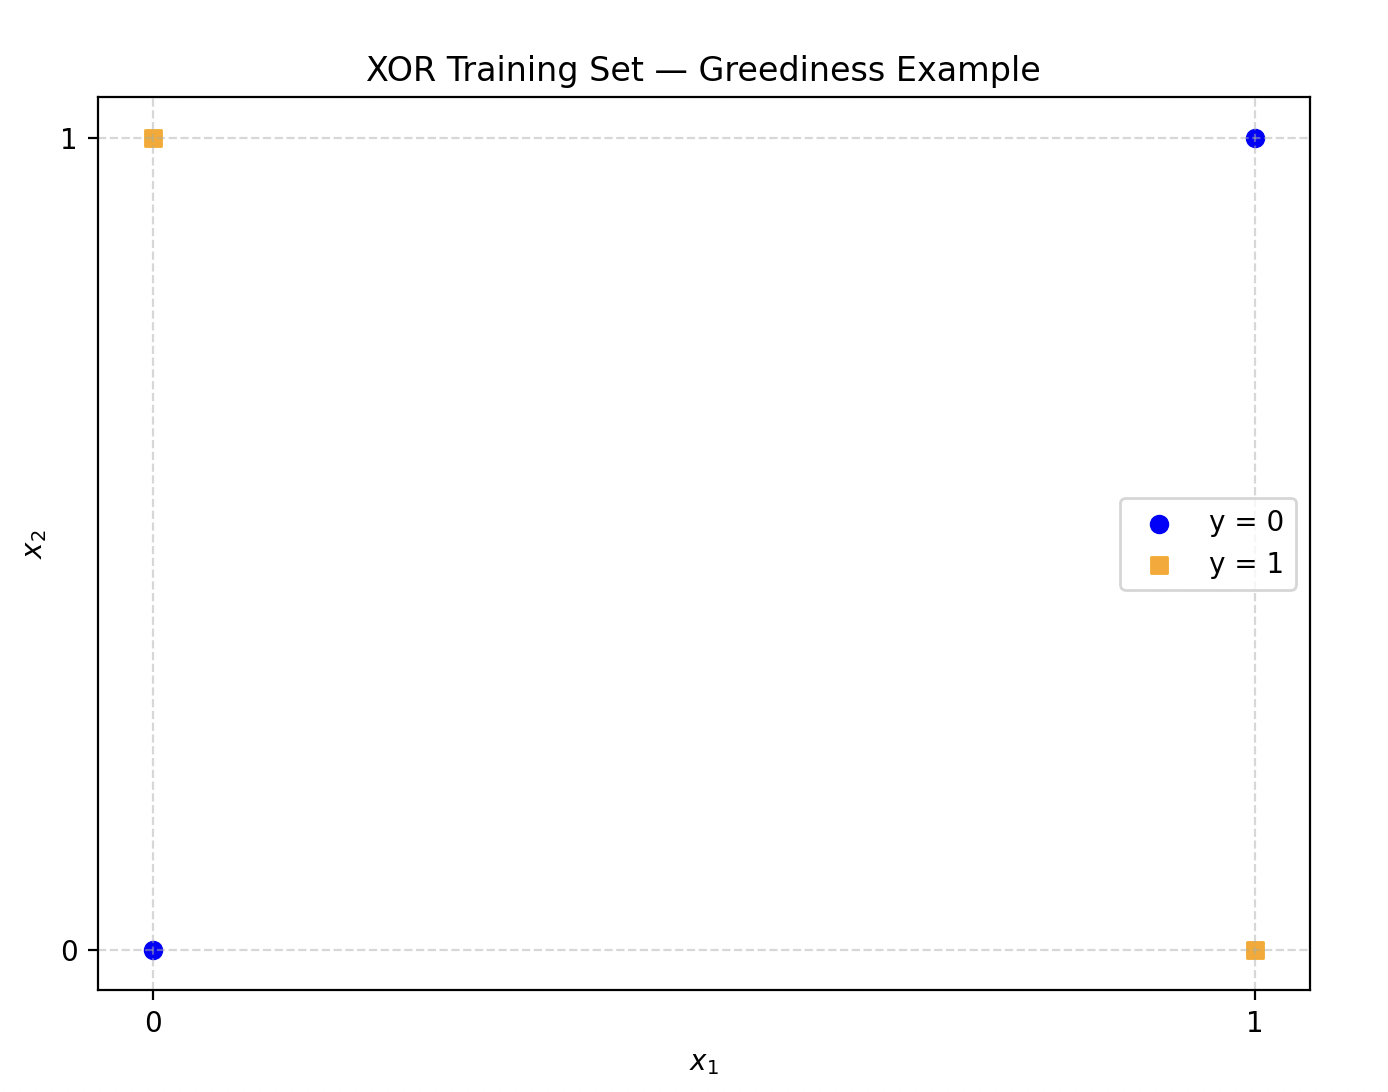

Python code for this plot:
import matplotlib.pyplot as plt

# XOR-like dataset
X = [(0, 0), (0, 1), (1, 0), (1, 1)]
y = [0, 1, 1, 0]

# Separate points by class for coloring
x0 = [X[i][0] for i in range(len(X)) if y[i] == 0]
y0 = [X[i][1] for i in range(len(X)) if y[i] == 0]

x1 = [X[i][0] for i in range(len(X)) if y[i] == 1]
y1 = [X[i][1] for i in range(len(X)) if y[i] == 1]

# Plot
plt.scatter(x0, y0, color='blue', marker='o', label='y = 0')
plt.scatter(x1, y1, color='orange', marker='s', label='y = 1')

plt.title("XOR Training Set — Greediness Example")
plt.xlabel("$x_1$")
plt.ylabel("$x_2$")
plt.xticks([0, 1])
plt.yticks([0, 1])
plt.grid(True, linestyle="--", alpha=0.5)
plt.legend()

plt.savefig("xor_plot.png", dpi=300)
plt.show()
